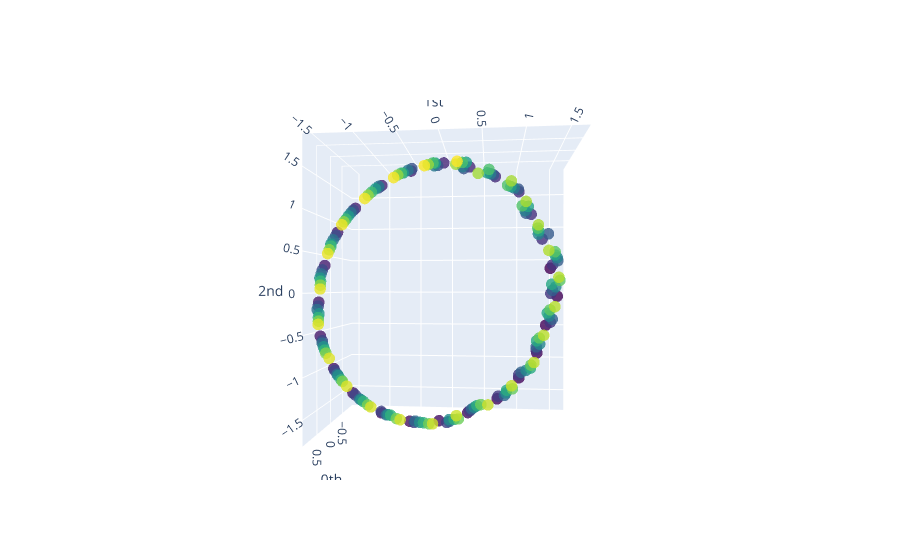

Here is the notebook cell this chart was saved with:
### Markdown cell above
Although the resulting embedding is in a high dimensional space, we can apply dimensionality reduction techniques like [multidimensional scaling](https://en.wikipedia.org/wiki/Multidimensional_scaling) to project down to 3-dimensions for visualisation:

### Code cell
from sklearn.manifold import MDS

mds = MDS(n_components=3)
y_periodic_embedded_mds = mds.fit_transform(y_periodic_embedded)
plot_point_cloud(y_periodic_embedded_mds)

### Figure 1 — Plotly figure (JSON) as saved in the notebook; plotly's stock layout.template omitted (floating-point values rounded to 4 significant figures; data arrays with more than 128 entries replaced by an {"elided": "..."} marker saying what was removed)
{"data": [{"marker": {"color": {"elided": "171 int values"}, "colorscale": [[0, "#440154"], [0.1111, "#482878"], [0.2222, "#3e4989"], [0.3333, "#31688e"], [0.4444, "#26828e"], [0.5556, "#1f9e89"], [0.6667, "#35b779"], [0.7778, "#6ece58"], [0.8889, "#b5de2b"], [1, "#fde725"]], "opacity": 0.8, "size": 4}, "mode": "markers", "type": "scatter3d", "x": {"elided": "171 float values"}, "y": {"elided": "171 float values"}, "z": {"elided": "171 float values"}}], "layout": {"autosize": true, "scene": {"aspectmode": "auto", "aspectratio": {"x": 0.6744, "y": 1.155, "z": 1.284}, "camera": {"center": {"x": 0, "y": 0, "z": 0}, "eye": {"x": 2.156, "y": 0.1927, "z": 0.007553}, "projection": {"type": "perspective"}, "up": {"x": 0, "y": 0, "z": 1}}, "xaxis": {"exponentformat": "e", "showexponent": "all", "title": {"text": "0th"}, "type": "linear"}, "yaxis": {"exponentformat": "e", "showexponent": "all", "title": {"text": "1st"}, "type": "linear"}, "zaxis": {"exponentformat": "e", "showexponent": "all", "title": {"text": "2nd"}, "type": "linear"}}}}
